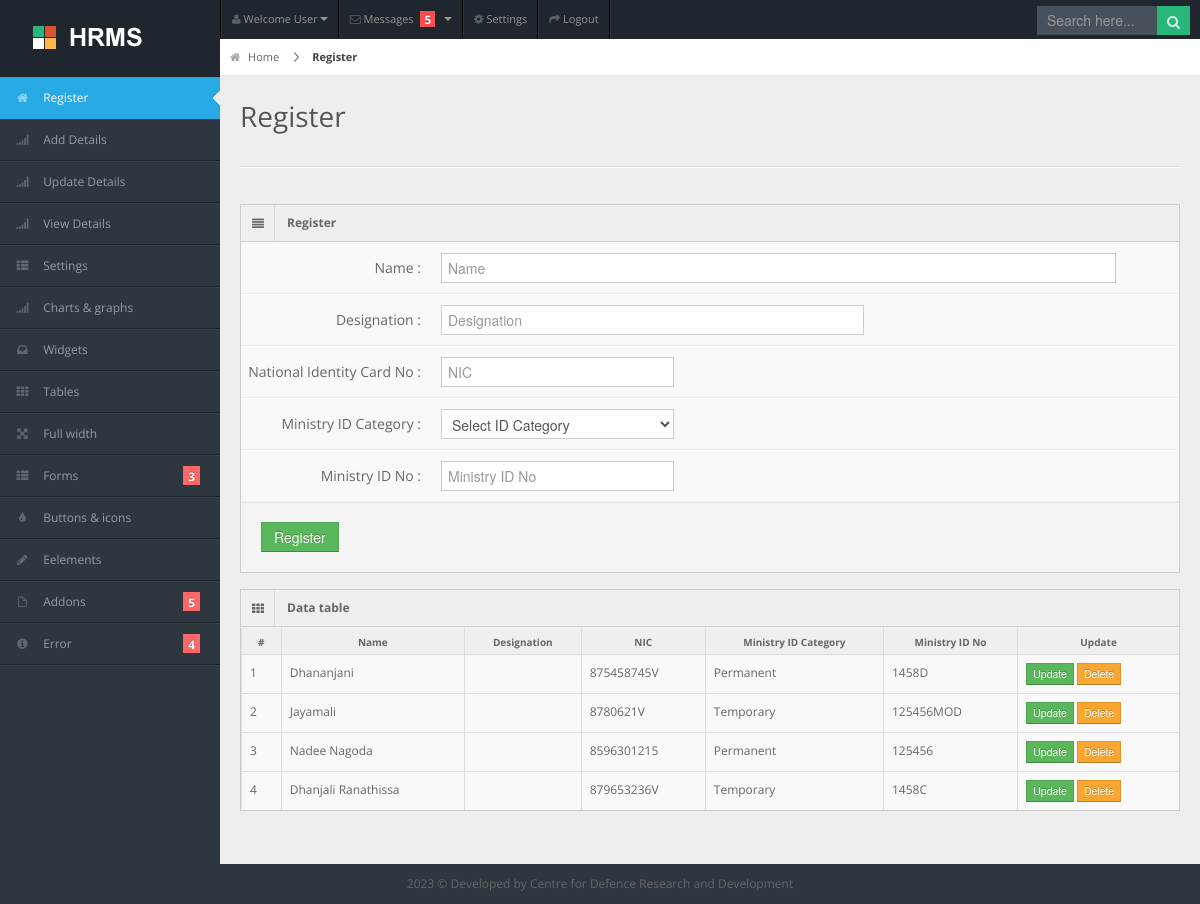
/register_old.php, run on the app's committed database.
### tables this page shows
CREATE TABLE `personal_info_tbl` (
  `personal_info_id` int(11) NOT NULL,
  `name` varchar(200) NOT NULL,
  `designation_id` int(11) NOT NULL,
  `nic` varchar(12) NOT NULL,
  `ministry_id_cat` varchar(10) NOT NULL,
  `ministry_id_no` varchar(12) NOT NULL,
  `status` int(11) NOT NULL DEFAULT 1,
  `date_added` datetime NOT NULL DEFAULT current_timestamp()
);

### register_old.php (the view, shortened to what this page needs)
<?php error_reporting(E_ALL);ini_set('display_errors', 'on');include ("db/db.php"); ?>
<!DOCTYPE html>
<html lang="en">
<head>
<link rel="stylesheet" href="css/bootstrap.min.css" />
<link rel="stylesheet" href="css/bootstrap-responsive.min.css" />
<link rel="stylesheet" href="css/uniform.css" />
<link rel="stylesheet" href="css/select2.css" />
<link rel="stylesheet" href="css/matrix-style.css" />
<link rel="stylesheet" href="css/matrix-media.css" />
<link href="font-awesome/css/font-awesome.css" rel="stylesheet" />
</head>
<body>
<div id="header">
  <h1><a href="#">HRMS MOD</a></h1>
</div>
<div id="user-nav" class="navbar navbar-inverse">
  <ul class="nav">
    <li  class="dropdown" id="profile-messages" ><a title="" href="#" data-toggle="dropdown" data-target="#profile-messages" class="dropdown-toggle"><i class="icon icon-user"></i>  <span class="text">Welcome User</span><b class="caret"></b></a>
    </li>
    <li class="dropdown" id="menu-messages"><a href="#" data-toggle="dropdown" data-target="#menu-messages" class="dropdown-toggle"><i class="icon icon-envelope"></i> <span class="text">Messages</span> <span class="label label-important">5</span> <b class="caret"></b></a>
    </li>
    <li class=""><a title="" href="#"><i class="icon icon-cog"></i> <span class="text">Settings</span></a></li>
    <li class=""><a title="" href="login.html"><i class="icon icon-share-alt"></i> <span class="text">Logout</span></a></li>
  </ul>
</div>
<div id="search">
  <input type="text" placeholder="Search here..."/>
  <button type="submit" class="tip-bottom" title="Search"><i class="icon-search icon-white"></i></button>
</div>
<div id="sidebar"> <a href="#" class="visible-phone"><i class="icon icon-th"></i>Register</a>
  <?php include('include/nav.php'); ?>
</div>
<div id="content">
  <div id="content-header">
    <div id="breadcrumb"> <a href="#" title="Go to Home" class="tip-bottom"><i class="icon-home"></i> Home</a> <a href="#" class="current">Register</a> </div>
    <h1>Register</h1>
  </div>
  <div class="container-fluid">
    <hr>
    <div class="row-fluid">
      <div class="span12">
		 <div class="widget-box">
        <div class="widget-title"> <span class="icon"> <i class="icon-align-justify"></i> </span>
          <h5>Register</h5>
        </div>
        <div class="widget-content nopadding">
          <form action="javascript:void(0);" id="form_submit" class="form-horizontal">
            <div class="control-group">
              <label class="control-label">Name :</label>
              <div class="controls">
                <input type="text" class="span11" placeholder="Name" name="name" />
              </div>
            </div>
            <div class="control-group">
              <label class="control-label">Designation :</label>
              <div class="controls">
                <input type="text" class="span7" placeholder="Designation" name="designation" />
              </div>
            </div>
			<div class="control-group">
              <label class="control-label">National Identity Card No :</label>
              <div class="controls">
                <input type="text" class="span4" placeholder="NIC" name="nic" maxlength = "10" />
              </div>
            </div>
			<div class="control-group">
              <label class="control-label">Ministry ID Category :</label>
              <div class="controls">
			  <select class="span4" name="id_cat">
			  <option selected value='0'>Select ID Category</option>
			  </select>
              </div>
            </div>
			<div class="control-group">
              <label class="control-label">Ministry ID No :</label>
              <div class="controls">
                <input type="text" class="span4" placeholder="Ministry ID No" name="ministry_id_no" />
              </div>
            </div>
            <div class="form-actions">
              <button type="submit" class="btn btn-success">Register</button>
            </div>
          </form>
        </div>
      </div>
        <div class="widget-box">
          <div class="widget-title"> <span class="icon"><i class="icon-th"></i></span>
            <h5>Data table</h5>
          </div>
          <div class="widget-content nopadding">
		  <?php
		  $sql = "SELECT * FROM personal_info_tbl WHERE status='1' ORDER BY personal_info_id  DESC";
		  $result = mysqli_query($conn, $sql);
		  ?>
            <table class="table table-bordered data-table">
              <thead>
                <tr>
				  <th>#</th>
				  <th>Name</th>
				  <th>Designation</th>
                  <th>NIC</th>
                  <th>Ministry ID Category</th>
				  <th>Ministry ID No</th>
                  <th>Update</th>
                </tr>
              </thead>
              <tbody>
			  <?php $i = 1; while ($row = mysqli_fetch_assoc($result)){ ?>
                <tr class="gradeX">
                  <td><?php echo $i; ?></td>
				  <td><?php echo $row['name']; ?></td>
                  <td><?php echo $row['designation']; ?></td>
                  <td><?php echo $row['nic']; ?></td>
				  <td><?php echo $row['ministry_id_cat']; ?></td>
				  <td><?php echo $row['ministry_id_no']; ?></td>
                  <td><button class="btn btn-success btn-mini">Update</button>
					<button class="btn btn-warning btn-mini">Delete</button>
				  </td>
                </tr>
                <?php $i++; } ?>
              </tbody>
            </table>
          </div>
        </div>
      </div>
    </div>
  </div>
</div>
<div class="row-fluid">
  <div id="footer" class="span12"> 2023 &copy; Developed by <a href="http://crd.lk">Centre for Defence Research and Development</a> </div>
</div>
</body>
</html>

### css/matrix-media.css (style rules this page uses)
body { background:#2E363F; }
#header { background-color: #1f262d; margin-top:10px; }
#search input[type=text], #search button { background-color: #28b779; }
#search input[type=text] { background-color: #47515b; color: #fff; }

### data on the page
personal_info_tbl: name "Dhananjani", nic "875458745V", ministry_id_cat "Permanent", ministry_id_no "1458D"
personal_info_tbl: name "Jayamali", nic "8780621V", ministry_id_cat "Temporary", ministry_id_no "125456MOD"
personal_info_tbl: name "Nadee Nagoda", nic "8596301215", ministry_id_cat "Permanent", ministry_id_no "125456"
personal_info_tbl: name "Dhanjali Ranathissa", nic "879653236V", ministry_id_cat "Temporary", ministry_id_no "1458C"
